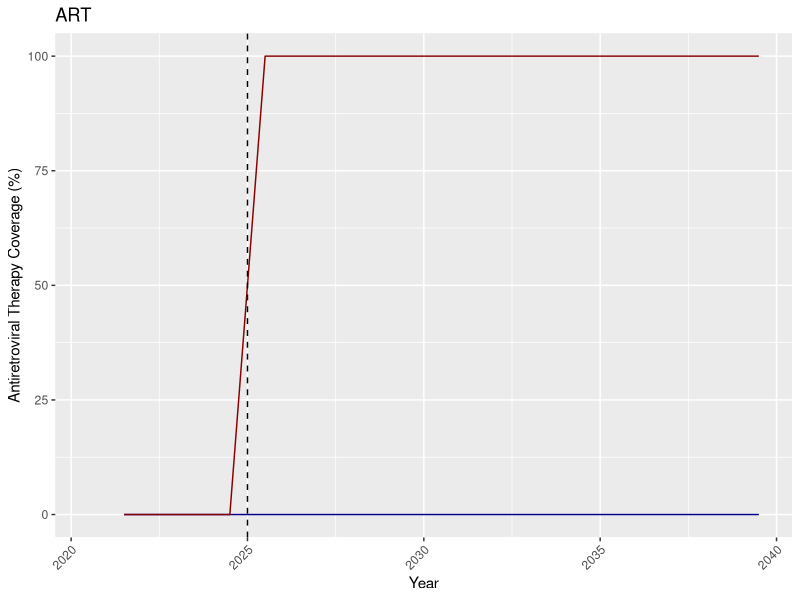
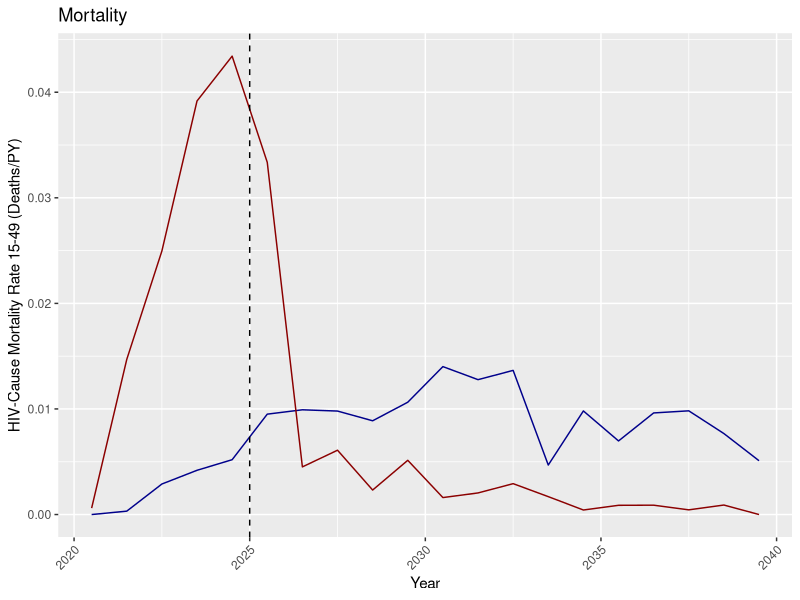
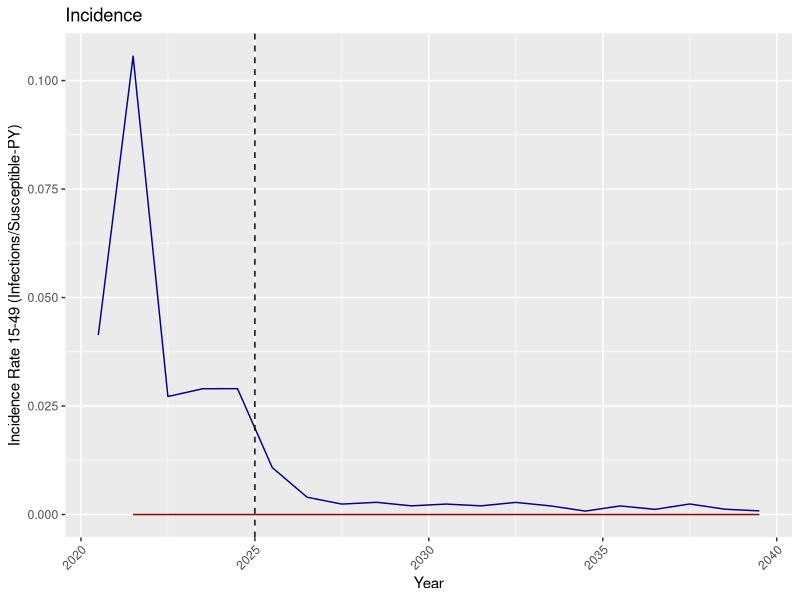
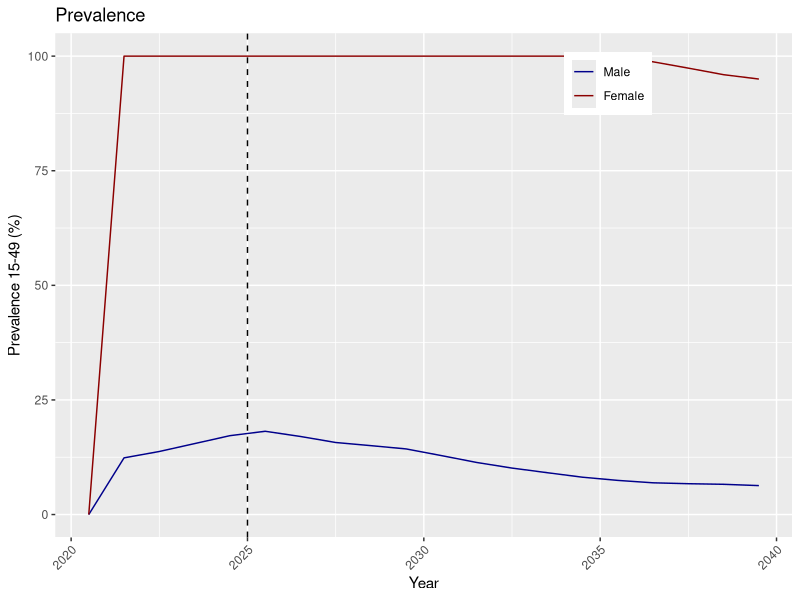

Write R code to recreate these figures, in order.
# SUMMARY: Plot HIV prevalence, incidence rate, mortality rate, and number on ART for ages 15-49 by gender
# INPUT: output/ReportHIVByAgeAndGender.csv
# OUTPUT: figs/HIV_Summary.png


rm( list=ls( all=TRUE ) )
graphics.off()

library(reshape)
library(ggplot2)
library(gridExtra)

ART_YEAR = 2025

rel_names <- c('Transitory', 'Informal', 'Marital')
fig_dir = 'figs'
if( !file.exists(fig_dir) ) {
    dir.create(fig_dir)
}

dat = read.csv(file.path("output", "ReportHIVByAgeAndGender.csv"))

prevalent.m = melt(dat, 
    id=c("Year", "Gender", "Age"),
    measure=c("Population", "Infected", "On_ART"))

incident.m = melt(dat, 
    id=c("Year", "Gender", "Age"),
    measure=c("Died", "Died_from_HIV", "Newly.Infected"))

Years = unique(prevalent.m$Year)
nYears = 2*floor(length(Years)/2)   # Make it even
midYears = Years[seq(0,nYears-1) %% 2 == 0]   # First is mid-year

# midYear function for stitching half years together
midYear = function(year) {
    if( any(midYears == year) ) {
        return(year)
    }

    idx = which(year == Years)
    stopifnot(idx > 0)
    return( Years[[idx-1]] )
}

prevalent.m = prevalent.m[prevalent.m$Year %in% midYears,]
prevalent.c = cast(prevalent.m, Year + Gender~ variable, sum, subset=(Age>=15 & Age<50))

incident.m$Year = sapply(incident.m$Year, midYear)
incident.c = cast(incident.m, Year + Gender ~ variable, sum, subset=(Age>=15 & Age<50))

both.c = merge(prevalent.c, incident.c, by=c("Year", "Gender"))
both.c$Prevalence = 100 * both.c$Infected / both.c$Population
both.c$IncidenceRate = both.c$Newly.Infected / (both.c$Population - both.c$Infected)
both.c$HIVCauseMortalityRate = both.c$Died_from_HIV / both.c$Population
both.c$ARTCoverage = 100 * both.c$On_ART / both.c$Infected
both.c$Gender = factor(both.c$Gender, labels=c("Male", "Female"))

# set female incidence rate to zero in seed year to avoid meaningless spike upon seeding infections
both.c$IncidenceRate[is.na(both.c$IncidenceRate) & both.c$Gender=='Female'] <- 0
both.c$IncidenceRate[both.c$Year==2020.5 & both.c$Gender=='Female'] <- NA

p.prevalence = ggplot(both.c, aes(x=Year, y=Prevalence, colour=Gender)) +
    geom_line() +
    geom_vline(xintercept=ART_YEAR, colour="black", linetype="dashed") + # ART in ART_YEAR
    scale_color_manual(values=c("darkblue", "darkred")) +
    theme(axis.text.x = element_text(angle = 45, hjust = 1)) +
    theme(legend.position=c(0.75,0.9)) +
    theme(legend.title=element_blank()) +
    xlab( "Year" ) +
    ylab( "Prevalence 15-49 (%)" ) +
    ggtitle( "Prevalence" )

p.incidence = ggplot(both.c, aes(x=Year, y=IncidenceRate, colour=Gender)) +
    geom_line() +
    geom_vline(xintercept=ART_YEAR, colour="black", linetype="dashed") + # ART in ART_YEAR
    scale_color_manual(values=c("darkblue", "darkred")) +
    theme(axis.text.x = element_text(angle = 45, hjust = 1)) +
    theme(legend.position="none") +
    theme(legend.title=element_blank()) +
    xlab( "Year" ) +
    ylab( "Incidence Rate 15-49 (Infections/Susceptible-PY)" ) +
    ggtitle( "Incidence" )

p.deaths = ggplot(both.c, aes(x=Year, y=HIVCauseMortalityRate, colour=Gender)) +
    geom_line() +
    geom_vline(xintercept=ART_YEAR, colour="black", linetype="dashed") + # ART in ART_YEAR
    scale_color_manual(values=c("darkblue", "darkred")) +
    theme(axis.text.x = element_text(angle = 45, hjust = 1)) +
    theme(legend.position="none") +
    theme(legend.title=element_blank()) +
    xlab( "Year" ) +
    ylab( "HIV-Cause Mortality Rate 15-49 (Deaths/PY)" ) +
    ggtitle( "Mortality" )

p.ART = ggplot(both.c, aes(x=Year, y=ARTCoverage, colour=Gender)) +
    geom_line() +
    geom_vline(xintercept=ART_YEAR, colour="black", linetype="dashed") + # ART in ART_YEAR
    scale_color_manual(values=c("darkblue", "darkred")) +
    theme(axis.text.x = element_text(angle = 45, hjust = 1)) +
    theme(legend.position="none") +
    theme(legend.title=element_blank()) +
    xlab( "Year" ) +
    ylab( "Antiretroviral Therapy Coverage (%)" ) +
    ggtitle( "ART" )

p = arrangeGrob(p.prevalence, p.incidence, p.deaths, p.ART, ncol=4)

png( file.path(fig_dir,"HIV_Summary.png"), width=800, height=400)
print( p )
dev.off()

print(p)
